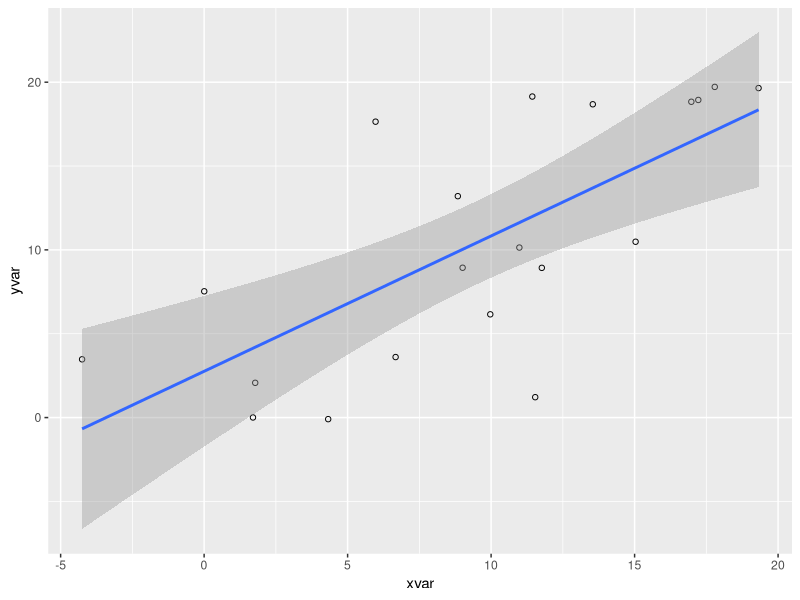

This figure's R source:
## ---- chunk 1
set.seed(955)
# Make some noisily increasing data
dat <- data.frame(cond = rep(c("A", "B"), each=10),
                  xvar = 1:20 + rnorm(20,sd=3),
                  yvar = 1:20 + rnorm(20,sd=3))
head(dat)
## ---- chunk 2
library(ggplot2)
ggplot(dat, aes(x=xvar, y=yvar)) +
    geom_point(shape=1) +    # Use hollow circles
    geom_smooth(method=lm)   # Add linear regression line 
                             #  (by default includes 95% confidence region)
